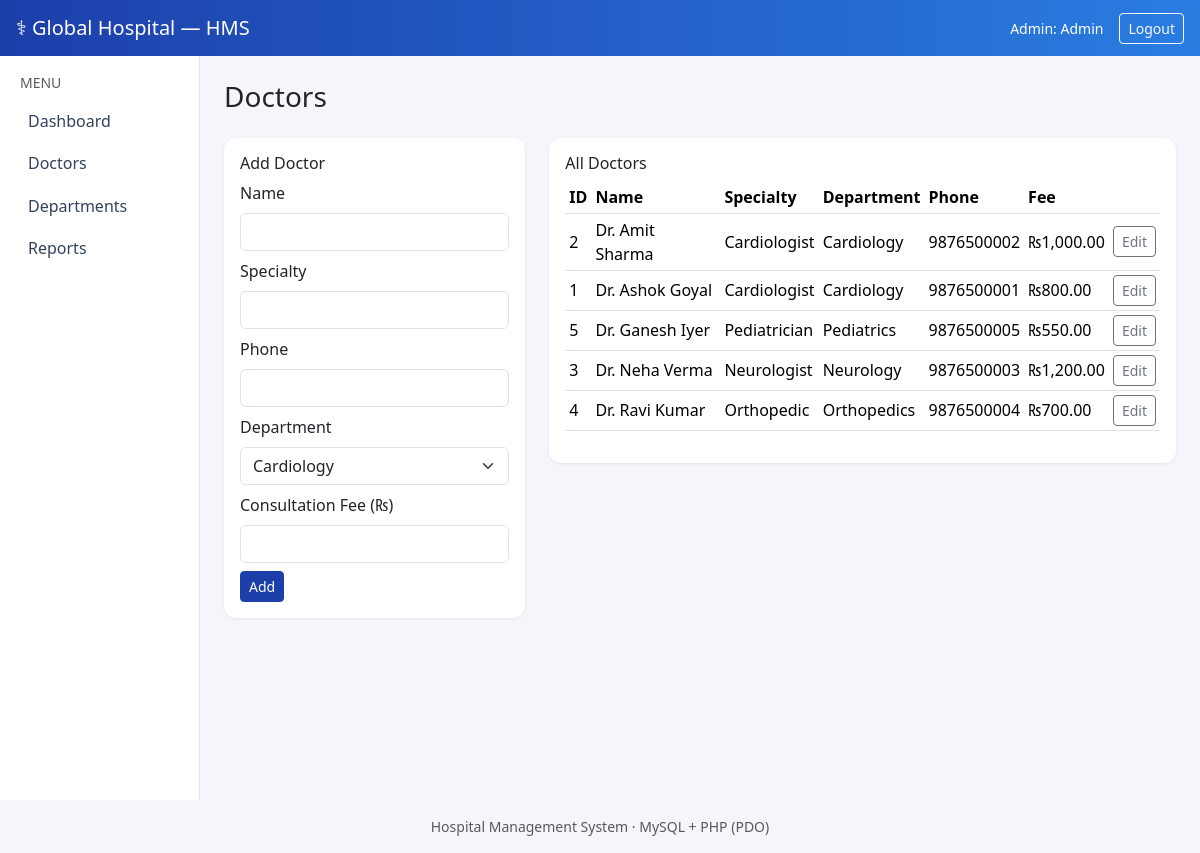
Page /admin/doctors.php (signed in) on the earlier database version.
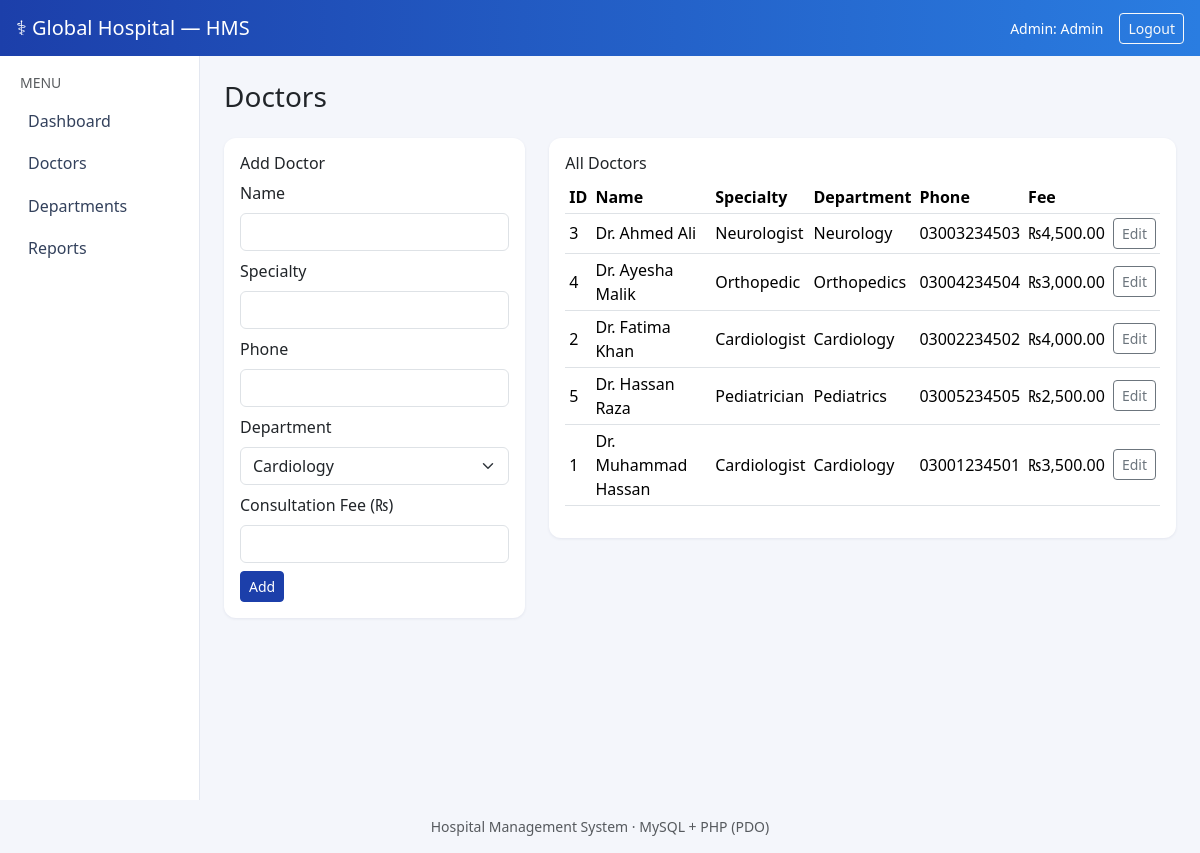
Same page on the later database version.
### tables this page shows
CREATE TABLE Doctors (
    doctor_id        INT AUTO_INCREMENT PRIMARY KEY,
    name             VARCHAR(100) NOT NULL,
    specialty        VARCHAR(100) NOT NULL,
    phone            VARCHAR(15),
    department_id    INT NOT NULL,
    consultation_fee DECIMAL(10,2) NOT NULL DEFAULT 0,
    FOREIGN KEY (department_id) REFERENCES Departments(department_id)
);

CREATE TABLE Departments (
    department_id   INT AUTO_INCREMENT PRIMARY KEY,
    name            VARCHAR(100) NOT NULL UNIQUE,
    description     VARCHAR(255)
);

### includes/auth.php (called while the page is built, shortened)
<?php
require_once __DIR__ . '/../config/database.php';
function currentRole(): ?string
{
    return $_SESSION['role'] ?? null;
}

### includes/functions.php (called while the page is built, shortened)
<?php
require_once __DIR__ . '/../config/database.php';
function getDepartments(): array
{
    return db()->query('SELECT * FROM Departments ORDER BY name')->fetchAll();
}
function getDoctors(): array
{
    return db()->query(
        'SELECT d.*, dept.name AS department_name
         FROM Doctors d
         JOIN Departments dept ON d.department_id = dept.department_id
         ORDER BY d.name'
    )->fetchAll();
}
function e($v): string
{
    return htmlspecialchars((string) $v, ENT_QUOTES, 'UTF-8');
}

### config/database.php (called while the page is built, shortened)
<?php
function db(): PDO
{
    static $pdo = null;
    if ($pdo === null) {
        try {
            $pdo = new PDO(
                'mysql:host=' . DB_HOST . ';port=' . DB_PORT . ';dbname=' . DB_NAME . ';charset=utf8mb4',
                DB_USER,
                DB_PASS,
                [
                    PDO::ATTR_ERRMODE            => PDO::ERRMODE_EXCEPTION,
                    PDO::ATTR_DEFAULT_FETCH_MODE => PDO::FETCH_ASSOC,
                    PDO::ATTR_EMULATE_PREPARES   => false,
                ]
            );
        } catch (PDOException $e) {
            die('Database connection failed: ' . $e->getMessage());
        }
    }
    return $pdo;
}

### admin/doctors.php (the view, shortened to what this page needs)
<?php
require_once __DIR__ . '/../includes/auth.php';
require_once __DIR__ . '/../includes/functions.php';
$departments = getDepartments();
$doctors     = getDoctors();
$edit        = isset($_GET['edit']) ? getDoctor((int) $_GET['edit']) : null;
$pageTitle = 'Doctors';
$base = '../';
require __DIR__ . '/../includes/header.php';
?>
<div class="row g-4">
    <div class="col-md-4">
        <div class="card p-3">
            <h6><?= $edit ? 'Edit Doctor' : 'Add Doctor' ?></h6>
            <form method="post">
                <div class="mb-2">
                    <label class="form-label">Name</label>
                    <input name="name" class="form-control" value="<?= e($edit['name'] ?? '') ?>" required>
                </div>
                <div class="mb-2">
                    <label class="form-label">Specialty</label>
                    <input name="specialty" class="form-control" value="<?= e($edit['specialty'] ?? '') ?>" required>
                </div>
                <div class="mb-2">
                    <label class="form-label">Phone</label>
                    <input name="phone" class="form-control" value="<?= e($edit['phone'] ?? '') ?>">
                </div>
                <div class="mb-2">
                    <label class="form-label">Department</label>
                    <select name="department_id" class="form-select" required>
                        <?php foreach ($departments as $d): ?>
                            <option value="<?= e($d['department_id']) ?>"
                                <?= ($edit && $edit['department_id'] == $d['department_id']) ? 'selected' : '' ?>>
                                <?= e($d['name']) ?>
                            </option>
                        <?php endforeach; ?>
                    </select>
                </div>
                <div class="mb-2">
                    <label class="form-label">Consultation Fee (₨)</label>
                    <input type="number" step="0.01" name="consultation_fee" class="form-control"
                           value="<?= e($edit['consultation_fee'] ?? '') ?>" required>
                </div>
                <button class="btn btn-primary btn-sm"><?= $edit ? 'Update' : 'Add' ?></button>
            </form>
        </div>
    </div>
    <div class="col-md-8">
        <div class="card p-3">
            <h6>All Doctors</h6>
            <table class="table table-sm table-hover align-middle">
                <thead>
                    <tr><th>ID</th><th>Name</th><th>Specialty</th><th>Department</th><th>Phone</th><th>Fee</th><th></th></tr>
                </thead>
                <tbody>
                <?php foreach ($doctors as $d): ?>
                    <tr>
                        <td><?= e($d['doctor_id']) ?></td>
                        <td><?= e($d['name']) ?></td>
                        <td><?= e($d['specialty']) ?></td>
                        <td><?= e($d['department_name']) ?></td>
                        <td><?= e($d['phone']) ?></td>
                        <td>₨<?= e(number_format($d['consultation_fee'], 2)) ?></td>
                        <td><a class="btn btn-outline-secondary btn-sm" href="?edit=<?= e($d['doctor_id']) ?>">Edit</a></td>
                    </tr>
                <?php endforeach; ?>
                </tbody>
            </table>
        </div>
    </div>
</div>
<?php require __DIR__ . '/../includes/footer.php'; ?>

### includes/header.php (shortened to what this page needs)
<?php
require_once __DIR__ . '/auth.php';
$base      = $base ?? '';
$pageTitle = $pageTitle ?? 'Hospital Management System';
$role      = currentRole();
$navByRole = [
    'admin' => [
        'Dashboard'   => 'admin/dashboard.php',
        'Doctors'     => 'admin/doctors.php',
        'Departments' => 'admin/departments.php',
        'Reports'     => 'admin/reports.php',
    ],
    'receptionist' => [
        'Dashboard'    => 'receptionist/dashboard.php',
        'Patients'     => 'receptionist/patients.php',
        'Appointments' => 'receptionist/appointments.php',
        'Billing'      => 'receptionist/billing.php',
    ],
    'doctor' => [
        'Dashboard'     => 'doctor/dashboard.php',
        'Appointments'  => 'doctor/dashboard.php',
        'Prescriptions' => 'doctor/prescriptions.php',
        'History'       => 'doctor/history.php',
    ],
];
$nav = $navByRole[$role] ?? [];
?>
<!DOCTYPE html>
<html lang="en">
<head>
    <link href="https://cdn.jsdelivr.net/npm/bootstrap@5.3.3/dist/css/bootstrap.min.css" rel="stylesheet">
    <link href="<?= $base ?>assets/css/style.css" rel="stylesheet">
</head>
<body>
<nav class="navbar navbar-dark hms-navbar px-3">
    <span class="navbar-brand mb-0">&#9877; Global Hospital &mdash; HMS</span>
    <div class="d-flex align-items-center text-white gap-3">
        <span class="small text-capitalize"><?= e($role) ?>: <?= e($_SESSION['username'] ?? '') ?></span>
        <a class="btn btn-sm btn-outline-light" href="<?= $base ?>logout.php">Logout</a>
    </div>
</nav>
<div class="container-fluid">
    <div class="row">
        <aside class="col-md-2 hms-sidebar py-3">
            <div class="text-uppercase text-muted small mb-2 px-2">Menu</div>
            <ul class="nav flex-column">
                <?php foreach ($nav as $label => $path): ?>
                    <li class="nav-item">
                        <a class="nav-link" href="<?= $base . e($path) ?>"><?= e($label) ?></a>
                    </li>
                <?php endforeach; ?>
            </ul>
        </aside>
        <main class="col-md-10 py-4 px-4">
            <h3 class="mb-4"><?= e($pageTitle) ?></h3>

### includes/footer.php (shortened to what this page needs)
        </main>
    </div>
</div>
<footer class="text-center text-muted small py-3">
    Hospital Management System &middot; MySQL + PHP (PDO)
</footer>
</body>
</html>

### assets/css/style.css (style rules this page uses)
:root { --hms-primary: #1c3faa; --hms-primary-dark: #16308a; }
body { background: #f4f6fb; font-family: "Segoe UI", system-ui, sans-serif; }
.hms-navbar { background: linear-gradient(90deg, var(--hms-primary), #2a7de1); }
.hms-sidebar { background: #fff; min-height: calc(100vh - 56px); border-right: 1px solid #e3e7f0; }
.hms-sidebar .nav-link { color: #33415c; border-radius: .5rem; margin-bottom: .15rem; }
.card { border: none; box-shadow: 0 1px 3px rgba(20, 40, 90, .08); border-radius: .75rem; }
.btn-primary { background: var(--hms-primary); border-color: var(--hms-primary); }
.table thead { background: #eef2fb; }

Differences in the rows shown:
changed doctors "Neurologist": name "Dr. Neha Verma" → "Dr. Ahmed Ali"; phone "9876500003" → "03003234503"; consultation_fee "1,200.00" → "4,500.00"
changed doctors "Orthopedic": name "Dr. Ravi Kumar" → "Dr. Ayesha Malik"; phone "9876500004" → "03004234504"; consultation_fee "700.00" → "3,000.00"
changed doctors id 2: name "Dr. Amit Sharma" → "Dr. Fatima Khan"; phone "9876500002" → "03002234502"; consultation_fee "1,000.00" → "4,000.00"; moves down the list
changed doctors "Pediatrician": name "Dr. Ganesh Iyer" → "Dr. Hassan Raza"; phone "9876500005" → "03005234505"; consultation_fee "550.00" → "2,500.00"; moves down the list
changed doctors id 1: name "Dr. Ashok Goyal" → "Dr. Muhammad Hassan"; phone "9876500001" → "03001234501"; consultation_fee "800.00" → "3,500.00"; moves down the list
